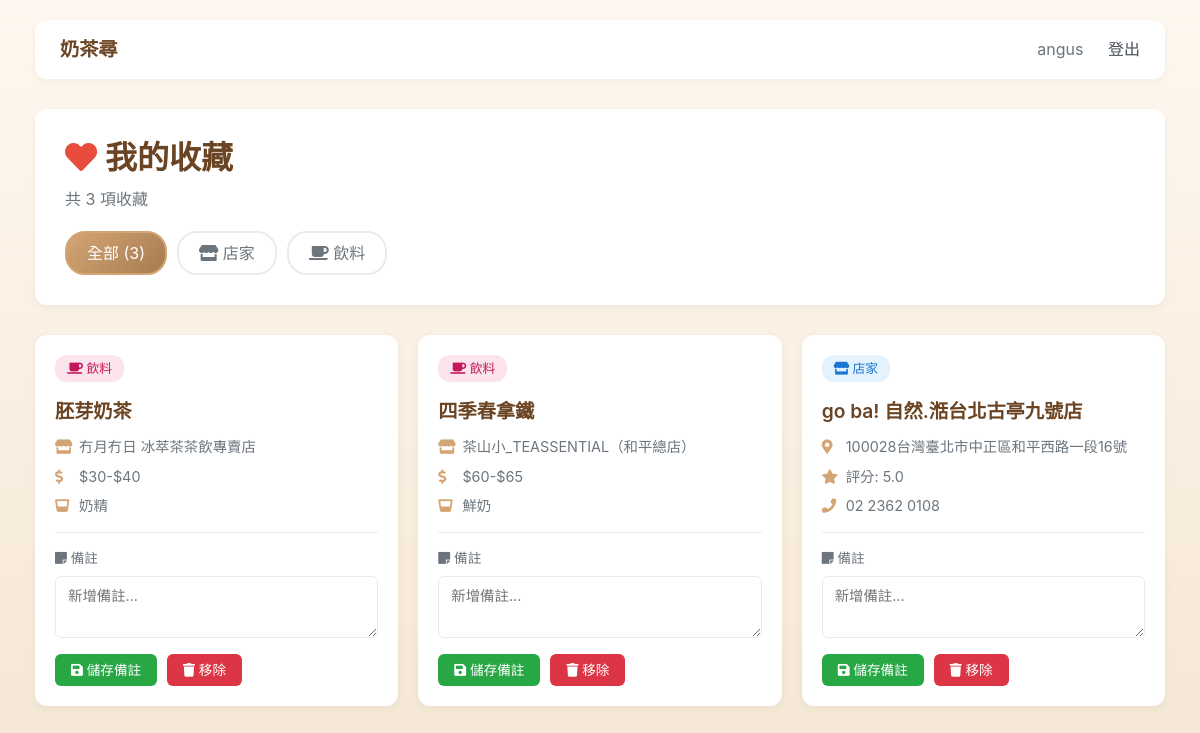
The page /favorites/ (signed in) on the database as committed earlier.
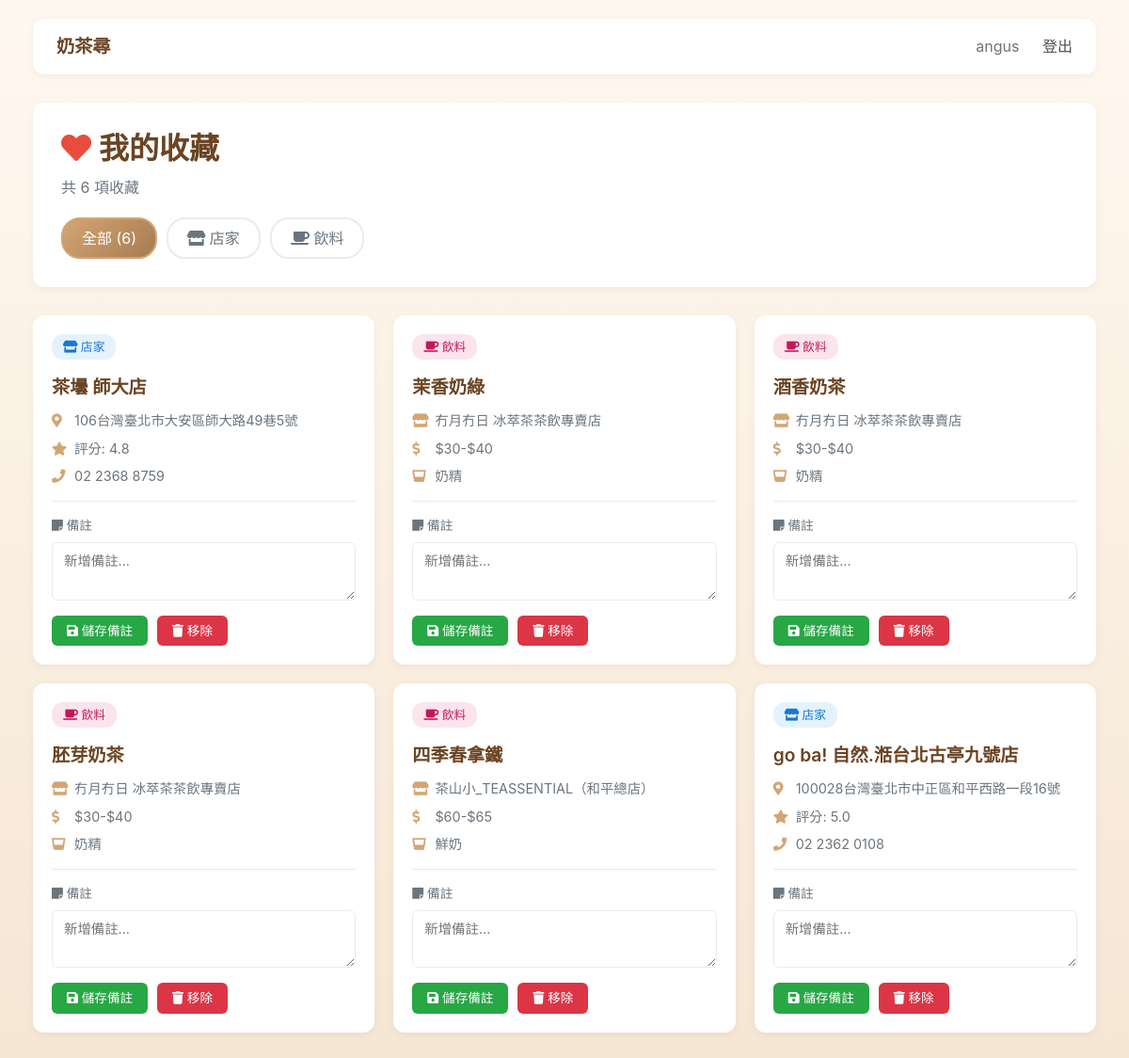
The same page on the database as committed later.
### polls/models.py (models this page shows, shortened)
class Favorite(models.Model):
    FAVORITE_TYPE_CHOICES = [
        ('shop', '店家'),
        ('drink', '飲料'),
    ]
    user = models.ForeignKey(User, on_delete=models.CASCADE, related_name='favorites', verbose_name='使用者')
    favorite_type = models.CharField(max_length=10, choices=FAVORITE_TYPE_CHOICES, verbose_name='收藏類型')
    tea_shop = models.ForeignKey(TeaShop, on_delete=models.CASCADE, blank=True, null=True, related_name='favorited_by', verbose_name='收藏的店家')
    drink = models.ForeignKey(Drink, on_delete=models.CASCADE, blank=True, null=True, related_name='favorited_by', verbose_name='收藏的飲料')
    notes = models.TextField(blank=True, null=True, verbose_name='備註')
    created_at = models.DateTimeField(auto_now_add=True, verbose_name='收藏時間')
    class Meta:
        verbose_name = '收藏'
        verbose_name_plural = '收藏列表'
        ordering = ['-created_at']
        unique_together = [['user', 'tea_shop', 'drink']]  # 避免重複收藏

class Drink(models.Model):
    MILK_TYPE_CHOICES = [
        ('creamer', '奶精'),
        ('fresh_milk', '鮮奶'),
    ]
    TEA_TYPE_CHOICES = [
        ('black_tea', '紅茶'),
        ('green_tea', '綠茶'),
        ('oolong_tea', '烏龍茶'),
        ('blue_tea', '青茶'),
        ('matcha', '抹茶'),
    ]
    tea_shop = models.ForeignKey(TeaShop, on_delete=models.CASCADE, related_name='drinks', verbose_name='所屬店家')
    name = models.CharField(max_length=100, verbose_name='飲料名稱')
    description = models.TextField(blank=True, null=True, verbose_name='描述')
    milk_type = models.CharField(max_length=20, choices=MILK_TYPE_CHOICES, blank=True, null=True, verbose_name='使用奶類')
    tea_type = models.CharField(max_length=20, choices=TEA_TYPE_CHOICES, blank=True, null=True, verbose_name='茶類')
    topping = models.CharField(max_length=10, choices=[('yes', '有'), ('no', '無')], blank=True, null=True, verbose_name='配料')
    has_small = models.BooleanField(default=False, verbose_name='有小杯')
    price_small = models.DecimalField(max_digits=5, decimal_places=0, blank=True, null=True, verbose_name='小杯價格')
    has_medium = models.BooleanField(default=False, verbose_name='有中杯')
    price_medium = models.DecimalField(max_digits=5, decimal_places=0, blank=True, null=True, verbose_name='中杯價格')
    has_large = models.BooleanField(default=False, verbose_name='有大杯')
    price_large = models.DecimalField(max_digits=5, decimal_places=0, blank=True, null=True, verbose_name='大杯價格')
    created_at = models.DateTimeField(auto_now_add=True, verbose_name='建立時間')
    class Meta:
        verbose_name = '飲料品項'
        verbose_name_plural = '飲料品項列表'
        ordering = ['tea_shop', 'name']
    def get_price_range(self):
        prices = []
        if self.has_small and self.price_small:
            prices.append(int(self.price_small))
        if self.has_medium and self.price_medium:
            prices.append(int(self.price_medium))
        if self.has_large and self.price_large:
            prices.append(int(self.price_large))
        if not prices:
            return "價格未定"
        min_price = min(prices)
        max_price = max(prices)
        if min_price == max_price:
            return f"${min_price}"
        return f"${min_price}-${max_price}"

class TeaShop(models.Model):
    place_id = models.CharField(max_length=200, unique=True, verbose_name='Google Place ID')
    name = models.CharField(max_length=200, verbose_name='店名')
    address = models.CharField(max_length=300, verbose_name='地址')
    phone = models.CharField(max_length=50, blank=True, null=True, verbose_name='電話')
    latitude = models.DecimalField(max_digits=10, decimal_places=7, verbose_name='緯度')
    longitude = models.DecimalField(max_digits=10, decimal_places=7, verbose_name='經度')
    rating = models.DecimalField(max_digits=2, decimal_places=1, verbose_name='評分')
    opening_hours = models.TextField(verbose_name='營業時間')
    created_at = models.DateTimeField(auto_now_add=True, verbose_name='建立時間')
    class Meta:
        verbose_name = '奶茶店'
        verbose_name_plural = '奶茶店列表'
        ordering = ['-rating', 'name']  # 按評分降冪、店名排序

### polls/views.py (the view)
# urls.py: path('favorites/', polls_views.favorites_list, name='favorites_list'),
@login_required
def favorites_list(request):
    filter_type = request.GET.get('type', 'all')  # all, shop, drink
    favorites = Favorite.objects.filter(user=request.user)
    if filter_type == 'shop':
        favorites = favorites.filter(favorite_type='shop')
    elif filter_type == 'drink':
        favorites = favorites.filter(favorite_type='drink')
    context = {
        'favorites': favorites,
        'filter_type': filter_type,
        'total_count': favorites.count(),
    }
    return render(request, 'polls/favorites.html', context)

### templates/polls/favorites.html (shortened to what the changed rows need)
<!DOCTYPE html>
<html lang="zh-TW">
<head>
    <link rel="stylesheet" href="https://cdn.jsdelivr.net/npm/bootstrap@4.6.2/dist/css/bootstrap.min.css">
    <link rel="stylesheet" href="https://cdnjs.cloudflare.com/ajax/libs/font-awesome/5.15.4/css/all.min.css">
</head>
<body>
    <div class="container">
        <div class="page-header">
            <h1><i class="fas fa-heart" style="color: #e74c3c;"></i> 我的收藏</h1>
            <p style="color: #6c757d; margin-bottom: 0;">共 {{ total_count }} 項收藏</p>
            <div class="filter-section">
                <a href="{% url 'favorites_list' %}" class="filter-btn {% if filter_type == 'all' %}active{% endif %}">
                    全部 ({{ total_count }})
                </a>
                <a href="{% url 'favorites_list' %}?type=shop" class="filter-btn {% if filter_type == 'shop' %}active{% endif %}">
                    <i class="fas fa-store"></i> 店家
                </a>
                <a href="{% url 'favorites_list' %}?type=drink" class="filter-btn {% if filter_type == 'drink' %}active{% endif %}">
                    <i class="fas fa-coffee"></i> 飲料
                </a>
            </div>
        </div>
        {% if favorites %}
            <div class="favorites-grid">
                {% for favorite in favorites %}
                    <div class="favorite-card">
                        <div class="favorite-header">
                            <span class="favorite-type {% if favorite.favorite_type == 'shop' %}type-shop{% else %}type-drink{% endif %}">
                                {% if favorite.favorite_type == 'shop' %}
                                    <i class="fas fa-store"></i> 店家
                                {% else %}
                                    <i class="fas fa-coffee"></i> 飲料
                                {% endif %}
                            </span>
                        </div>
                        {% if favorite.favorite_type == 'shop' %}
                            <div class="favorite-name">{{ favorite.tea_shop.name }}</div>
                            <div class="favorite-info">
                                <i class="fas fa-map-marker-alt"></i>
                                {{ favorite.tea_shop.address|truncatewords:8 }}
                            </div>
                            <div class="favorite-info">
                                <i class="fas fa-star"></i>
                                評分: {{ favorite.tea_shop.rating }}
                            </div>
                            <div class="favorite-info">
                                <i class="fas fa-phone"></i>
                                {{ favorite.tea_shop.phone|default:"無電話資訊" }}
                            </div>
                        {% else %}
                            <div class="favorite-name">{{ favorite.drink.name }}</div>
                            <div class="favorite-info">
                                <i class="fas fa-store"></i>
                                {{ favorite.drink.tea_shop.name }}
                            </div>
                            <div class="favorite-info">
                                <i class="fas fa-dollar-sign"></i>
                                {{ favorite.drink.get_price_range }}
                            </div>
                            {% if favorite.drink.milk_type %}
                                <div class="favorite-info">
                                    <i class="fas fa-glass-whiskey"></i>
                                    {{ favorite.drink.get_milk_type_display }}
                                </div>
                            {% endif %}
                        {% endif %}
                        <div class="notes-section">
                            <label class="notes-label">
                                <i class="fas fa-sticky-note"></i> 備註
                            </label>
                            <textarea class="notes-input" id="notes-{{ favorite.id }}" placeholder="新增備註...">{{ favorite.notes|default:"" }}</textarea>
                            <div class="favorite-actions">
                                <button class="btn btn-save btn-sm" onclick="saveNotes({{ favorite.id }})">
                                    <i class="fas fa-save"></i> 儲存備註
                                </button>
                                <button class="btn btn-remove btn-sm" onclick="removeFavorite({{ favorite.id }})">
                                    <i class="fas fa-trash"></i> 移除
                                </button>
                            </div>
                        </div>
                    </div>
                {% endfor %}
            </div>
        {% endif %}
    </div>
</body>
</html>

Rows that differ between the two databases and show on the page:
added Favorite: favorite_type "shop" (drawn), tea_shop.name "茶壜 師大店", tea_shop.address "106台灣臺北市大安區師大路49巷5號", tea_shop.rating "4.8", tea_shop.phone "02 2368 8759", id "新增備註..."
added Favorite: favorite_type "drink" (drawn), drink.name "茉香奶綠", drink.tea_shop.name "冇月冇日 冰萃茶茶飲專賣店", drink.get_price_range "$30-$40", drink.milk_type "奶精", id "新增備註..."
added Favorite: favorite_type "drink" (drawn), drink.name "酒香奶茶", drink.tea_shop.name "冇月冇日 冰萃茶茶飲專賣店", drink.get_price_range "$30-$40", drink.milk_type "奶精", id "新增備註..."
Other text that changed with them:
{{ total_count }}: "3" → "6"
